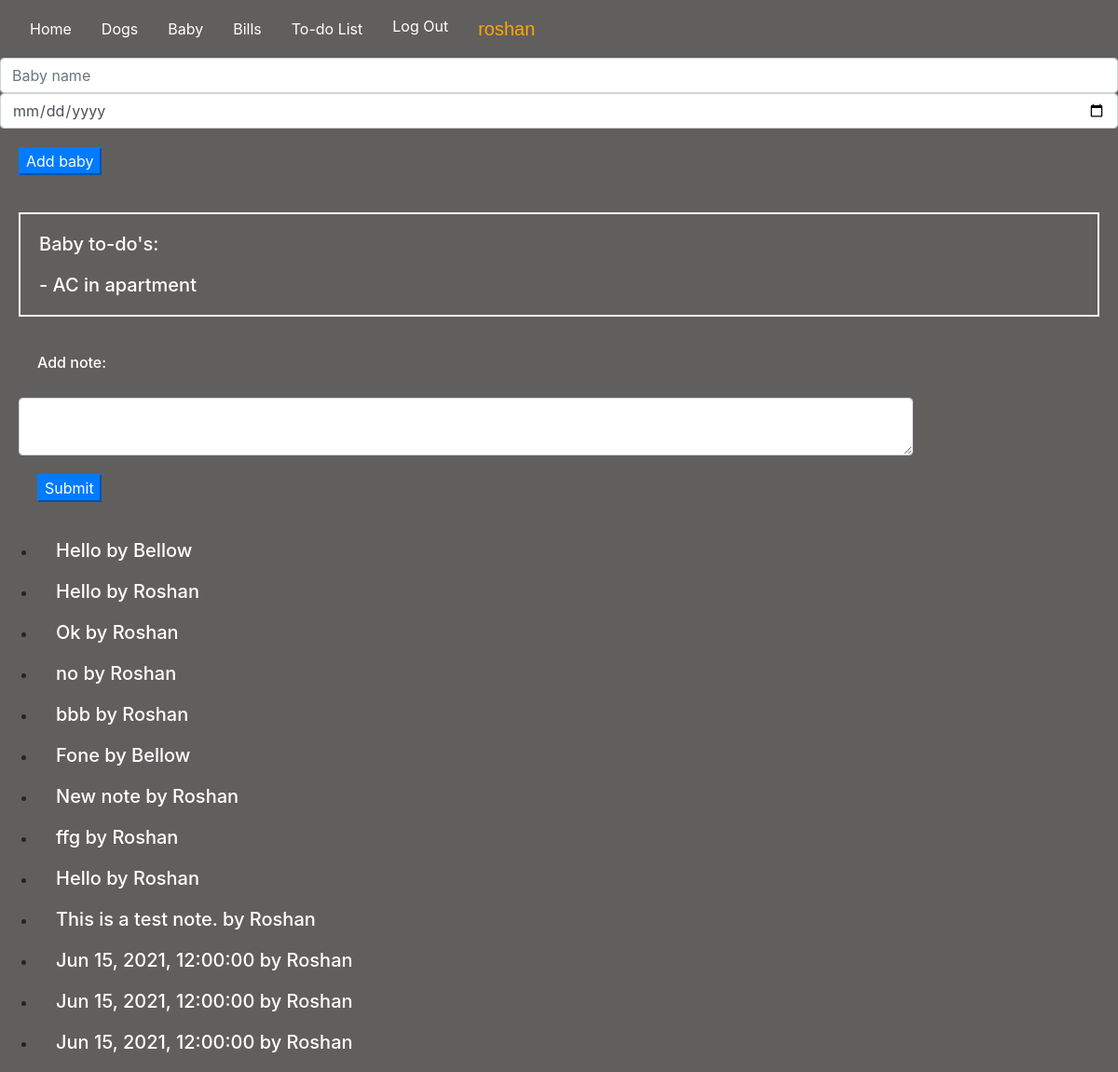
Screenshot of /baby (signed in) with the database file from the repository.
### housemanager/models.py (models this page shows, shortened)
class Todo(models.Model):
    todo = models.CharField(max_length = 200)
    done = models.BooleanField(default=False)
    todo_date = models.DateField(default=datetime.now, blank=True)
    todo_cat = models.CharField(max_length=200, blank = True)

class Notes(models.Model):
    note = models.TextField(blank=True)
    user_note = models.ForeignKey(User, on_delete=models.CASCADE)

### housemanager/views.py (the view, shortened to what this page needs)
# urls.py: path("baby", views.baby, name="baby"),
@login_required(login_url="/login")
@csrf_exempt
def baby(request):
    if request.method == "GET":
        baby = Baby.objects.all()
        notes = Notes.objects.all()
        baby_todo = Todo.objects.filter(todo_cat="Baby", done=False)
        return render(request, "housemanager/baby.html", {
            "baby_todo": baby_todo,
            "baby": baby,
            "notes": notes
        })

### housemanager/templates/housemanager/baby.html (shortened to what this page needs)
{% extends "housemanager/layout.html" %}
{% load static %}
{% block body %}
<form id="baby_form" action="{% url 'baby_add' %}" method="POST">
    <input type="text" id="baby_name" name="baby_name" class="form-control" placeholder="Baby name">
    <input type="date" id="due_date" name="due_date" class="form-control" placeholder="Due date">
    <input type="submit" class="btn-primary" value="Add baby" id="submit_baby">
</form>
<div id="baby-todo">
    {% for baby_todo in baby_todo %}
        <h5>Baby to-do's:</h5>
        <h5> - {{baby_todo.todo}}</h5>
    {% endfor %}
</div>
<div id="note-div">
    <label for="note"><h6>Add note:</h5></label>
    <textarea class="form-control" id="note"></textarea>
    <button class="btn-primary" id="note-but">Submit</button>
</div>
<div>
    <ul id="baby-notes">
        {% for notes in notes%}
        <li>
            <h5>{{notes.note}} by {{notes.user_note | title}}</h5>
        </li>
        {% endfor %}
    </ul>
</div>
{% endblock %}

### housemanager/templates/housemanager/layout.html (shortened to what this page needs)
{% load static %}
<!DOCTYPE html>
<html lang="en">
    <head>
        <link rel="stylesheet" href="https://stackpath.bootstrapcdn.com/bootstrap/4.4.1/css/bootstrap.min.css">
        <link href="{% static 'housemanager/styles.css' %}" rel="stylesheet">
    </head>
    <body>
        <nav id="topnav" class="navbar navbar-expand-lg">
            <a class="nav-link active" href="{% url 'index' %}">Home</a>
            <a class="nav-link active" href="{% url 'dogs' %}">Dogs</a>
            <a class="nav-link active" href="{% url 'baby' %}">Baby</a>
            <a class="nav-link active" href="{% url 'bills' %}">Bills</a>
            <a class="nav-link active" href="{% url 'todo' %}">To-do List</a>
            <div>
              <ul class="nav">
                {% if user.is_authenticated %}
                    <li class="nav-item">
                        <a class="nav-link" href="{% url 'logout' %}">Log Out</a>
                    </li>
                    <li class="nav-item">
                        <a class="nav-link" id="user" >{{user}}</a>
                    </li>
                {% else %}
                    <li class="nav-item">
                        <a class="nav-link" href="{% url 'login' %}">Log In</a>
                    </li>
                {% endif %}
              </ul>
            </div>
         </nav>
                {% block body %}
                {% endblock %}
    </body>
</html>

### housemanager/static/housemanager/styles.css (style rules this page uses)
html, body { background-color: #615f5e; margin: 0; padding: 0; display: block; }
h5, h6 { color: white; margin: 20px; }
a { color: white; }
.btn-primary { margin: 20px; }
#note-div { width: 80%; margin: 20px; }
#note-but { margin-left: 20px; }
#user { color: orange; font-size: 15pt; font-family: 'Lucida Sans', 'Lucida Sans Regular', 'Lucida Grande', 'Lucida Sans Unicode', Geneva, Verdana, sans-serif; }
#baby-todo { border: 2px solid white; margin: 20px; }

### rows the page displays
Todo: todo "AC in apartment"
Notes: note "Hello", user_note "Bellow"
Notes: note "Hello", user_note "Roshan"
Notes: note "Ok", user_note "Roshan"
Notes: note "no", user_note "Roshan"
Notes: note "bbb", user_note "Roshan"
Notes: note "Fone", user_note "Bellow"
Notes: note "New note", user_note "Roshan"
Notes: note "ffg", user_note "Roshan"
Notes: note "Hello", user_note "Roshan"
Notes: note "This is a test note.", user_note "Roshan"
Notes: note "Jun 15, 2021, 12:00:00", user_note "Roshan"
Notes: note "Jun 15, 2021, 12:00:00", user_note "Roshan"
Notes: note "Jun 15, 2021, 12:00:00", user_note "Roshan"

### other values shown
{{ user }} "roshan"
